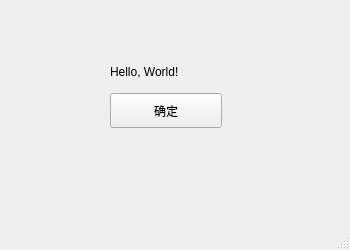
<?xml version="1.0" encoding="UTF-8"?>
<ui version="4.0">
 <class>Qt_Icons</class>
 <widget class="QMainWindow" name="Qt_Icons">
  <property name="geometry">
   <rect>
    <x>0</x>
    <y>0</y>
    <width>350</width>
    <height>250</height>
   </rect>
  </property>
  <property name="windowTitle">
   <string>Qt_Icons</string>
  </property>
  <widget class="QWidget" name="centralwidget">
   <widget class="QLabel" name="label">
    <property name="geometry">
     <rect>
      <x>110</x>
      <y>60</y>
      <width>103</width>
      <height>24</height>
     </rect>
    </property>
    <property name="text">
     <string>Hello, World!</string>
    </property>
   </widget>
   <widget class="QPushButton" name="PB_Ok">
    <property name="geometry">
     <rect>
      <x>110</x>
      <y>93</y>
      <width>112</width>
      <height>35</height>
     </rect>
    </property>
    <property name="text">
     <string>确定</string>
    </property>
   </widget>
  </widget>
  <widget class="QMenuBar" name="menubar">
   <property name="geometry">
    <rect>
     <x>0</x>
     <y>0</y>
     <width>350</width>
     <height>30</height>
    </rect>
   </property>
  </widget>
  <widget class="QStatusBar" name="statusbar"/>
 </widget>
 <resources/>
 <connections/>
</ui>
